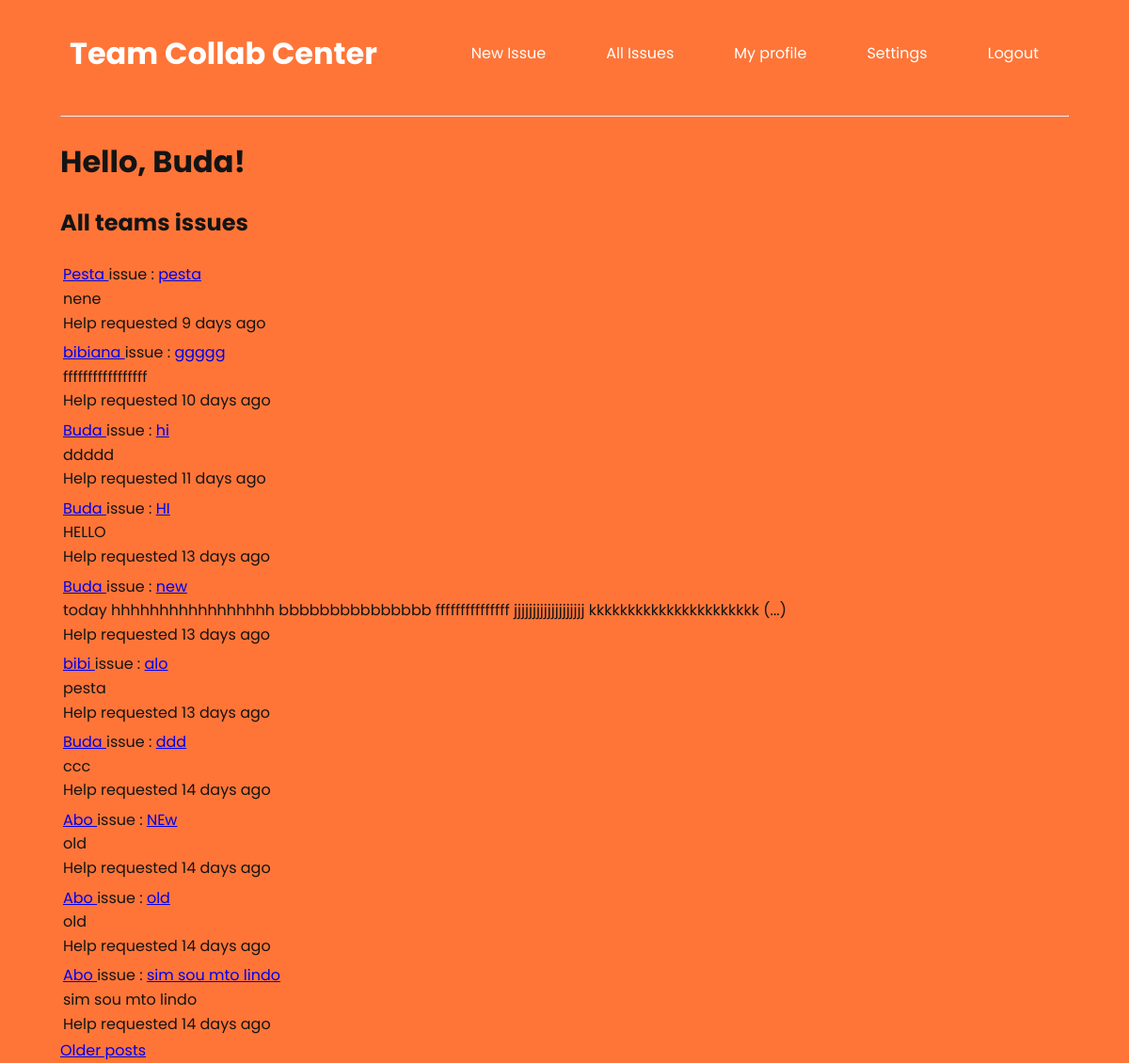
Page /explore (signed in) on the committed database.
### app/models.py (models this page shows, shortened)
class User(UserMixin, db.Model):
    __tablename__='users'
    id = db.Column(db.Integer, primary_key=True)
    username = db.Column(db.String(64), index=True, unique=True)
    email = db.Column(db.String(120), index=True, unique=True)
    password_hash = db.Column(db.String(128))
    posts = db.relationship('Post', backref='author', lazy='dynamic')
    position_id = db.Column(db.Integer, db.ForeignKey('position.id'))
    about_me = db.Column(db.String(240))
    last_seen = db.Column(db.DateTime, default=datetime.utcnow)
    team_id = db.Column(db.Integer, db.ForeignKey('teams.id'))
    comments = db.relationship('Comment', backref='comment_author', lazy='dynamic')

class Post(db.Model):
    __tablename__='posts'
    id = db.Column(db.Integer, primary_key=True)
    title = db.Column(db.String(64))
    description = db.Column(db.String(1000))
    timestamp = db.Column(db.DateTime, index=True, default=datetime.utcnow)
    user_id = db.Column(db.Integer, db.ForeignKey('users.id'))
    team_id = db.Column(db.Integer, db.ForeignKey('teams.id'))
    comments = db.relationship('Comment', backref='comment_ticket', lazy='dynamic')

### app/routes.py (the view)
@app.route('/explore')
@login_required
def explore():
    page = request.args.get('page', 1, type=int)
    posts = Post.query.order_by(Post.timestamp.desc()).paginate(
        page, app.config['POSTS_PER_PAGE'], False)
    next_url = url_for('explore', page=posts.next_num) \
        if posts.has_next else None
    prev_url = url_for('explore', page=posts.prev_num) \
        if posts.has_prev else None
    return render_template('explore.html', title='Explore', posts=posts.items,
                          next_url=next_url, prev_url=prev_url)

### app/models.py (called while the page is built)
@login.user_loader
def load_user(id):
    return User.query.get(int(id))

### app/routes.py (called while the page is built)
@app.before_request
def before_request():
    if current_user.is_authenticated:
        current_user.last_seen = datetime.utcnow()
        db.session.commit()

### app/templates/explore.html (shortened to what this page needs)
{% extends "base.html" %}
{% block content %}
    <h1>Hello, {{ current_user.username }}!</h1>
    <h2>All teams issues</h2>
    {% for post in posts %}
        {% include '_post.html' %}
    {% endfor %}
    {% if next_url %}
    <a href="{{ next_url }}">Older posts</a>
    {% endif %}
{% endblock %}

### app/templates/_post.html
<table>
    <tr valign="top">
        <td>
            <a href="{{ url_for('user', username=post.author.username) }}">
            {{ post.author.username }}
            </a>
            issue : <a href="{{ url_for('post_view', id=post.id) }}">{{ post.title }}</a>
            <br>
            {% if post.description|length < 20 %}
                {{ post.description }}
            {% else %}
                {{ post.description[0:100] }} (...)
            {% endif %}
            <br>
            Help requested {{ moment(post.timestamp).fromNow() }}
        </td>
    </tr>
</table>

### app/static/styles/style.css (style rules this page uses)
* { -webkit-box-sizing: border-box; box-sizing: border-box; }
body { font-family: 'Poppins', sans-serif; line-height: 1.6; margin: 0 4rem; color: #141414; background-color: rgba(255, 102, 35, 0.9); }

### rows in the picture
User: username "Buda"
Post: author.username "Pesta", title "pesta", description "nene", timestamp "9 days ago"
Post: author.username "bibiana", title "ggggg", description "fffffffffffffffff", timestamp "10 days ago"
Post: author.username "Buda", title "hi", description "ddddd", timestamp "11 days ago"
Post: author.username "Buda", title "HI", description "HELLO", timestamp "13 days ago"
Post: author.username "Buda", title "new", description "today hhhhhhhhhhhhhhhhh bbbbbbbbbbbbbbb fffffffffffffff jjjjjjjjjjjjjjjjjjj kkkkkkkkkkkkkkkkkkkkkk", timestamp "13 days ago"
Post: author.username "bibi", title "alo", description "pesta", timestamp "13 days ago"
Post: author.username "Buda", title "ddd", description "ccc", timestamp "14 days ago"
Post: author.username "Abo", title "NEw", description "old", timestamp "14 days ago"
Post: author.username "Abo", title "old", description "old", timestamp "14 days ago"
Post: author.username "Abo", title "sim sou mto lindo", description "sim sou mto lindo", timestamp "14 days ago"
